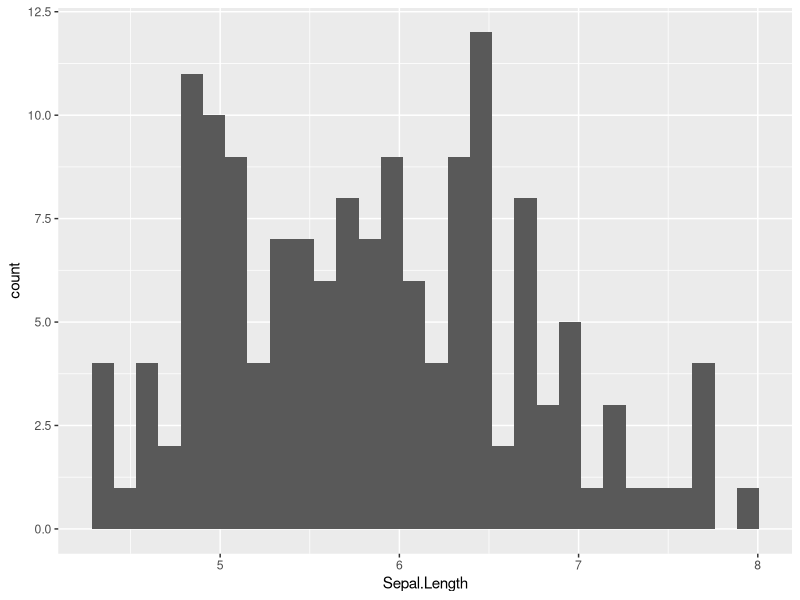
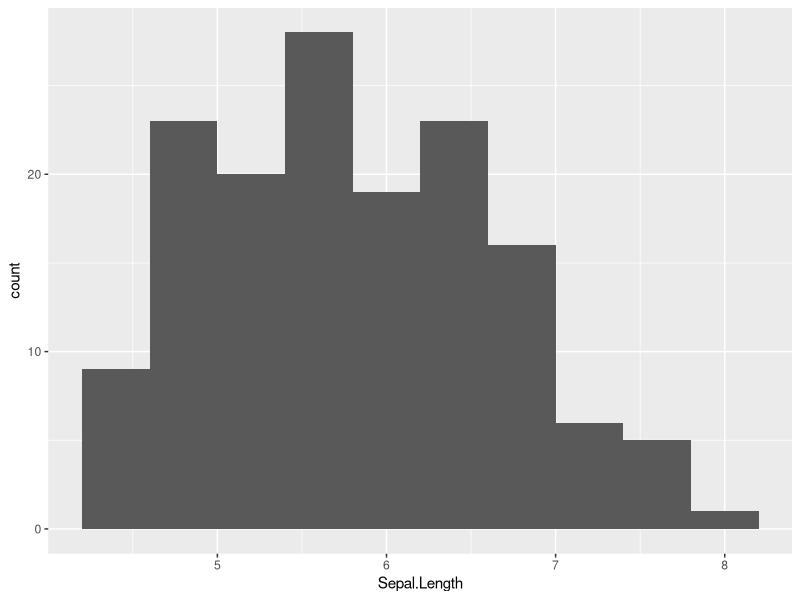
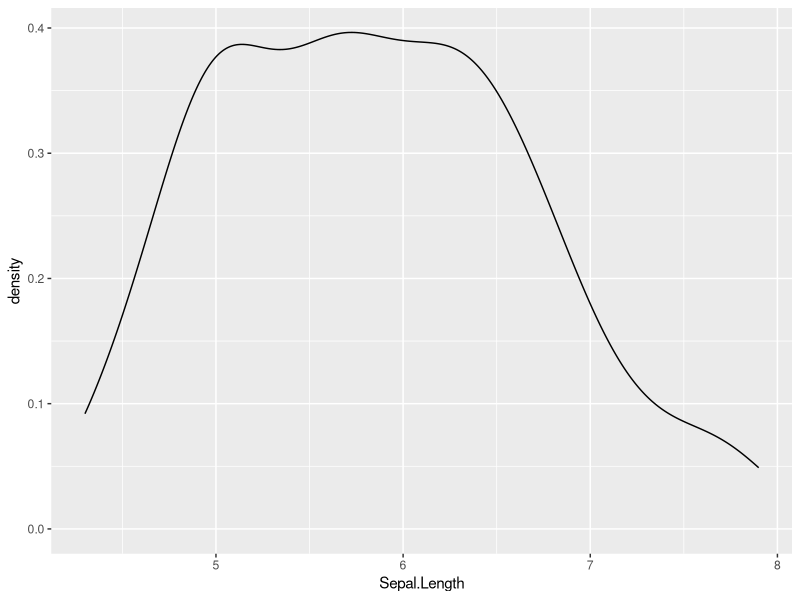
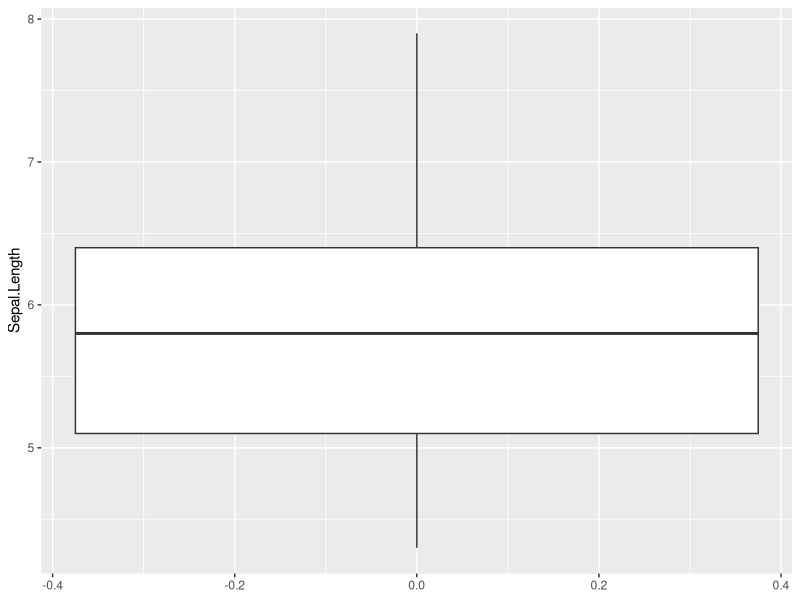
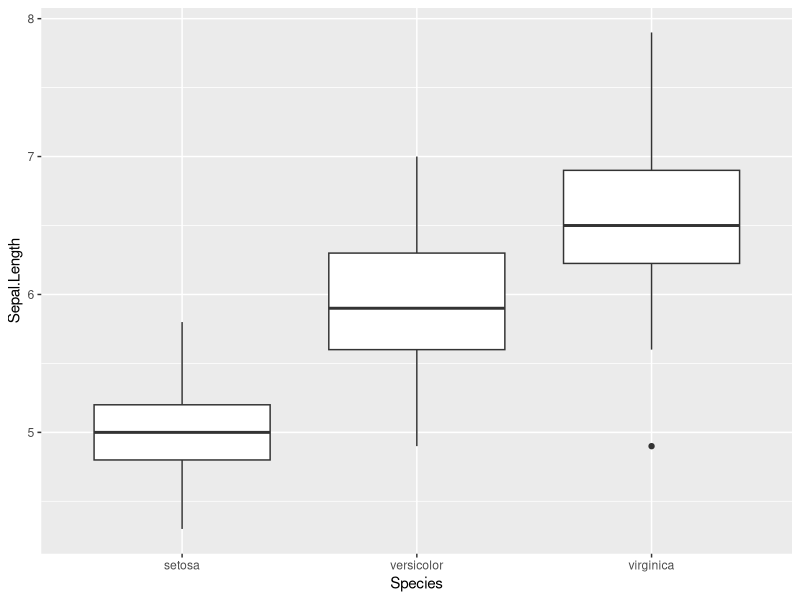
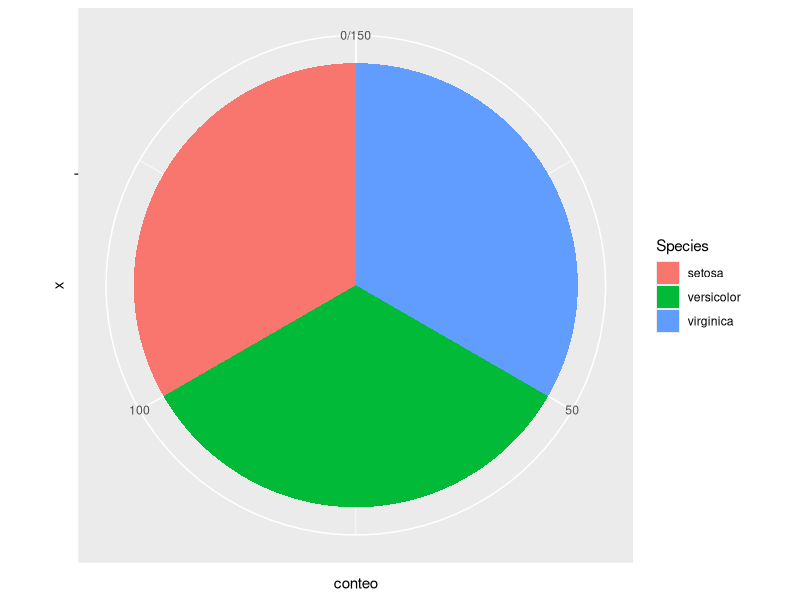
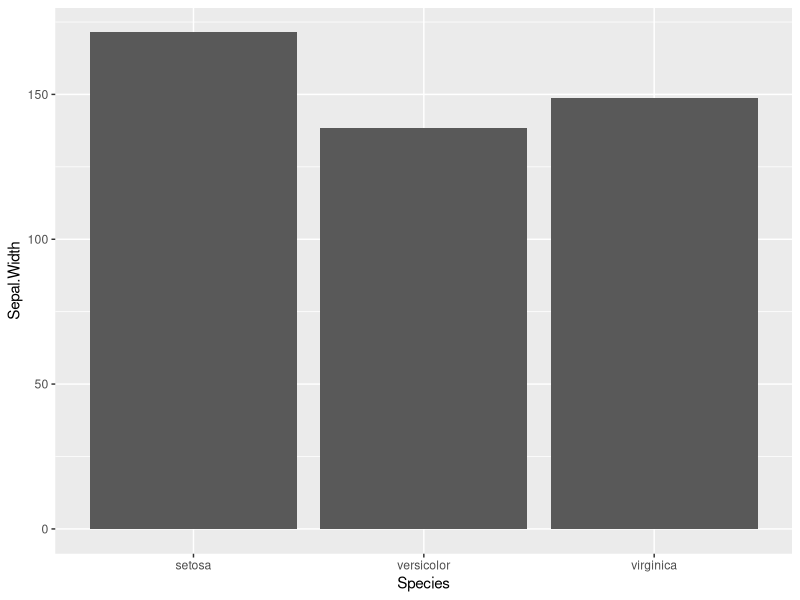
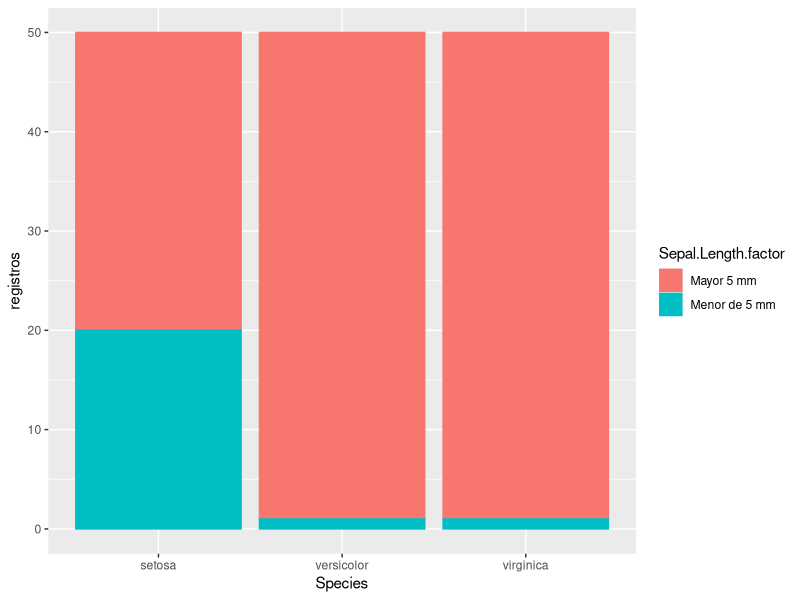

Write R code to recreate these figures, in order.
## ---- chunk 1
library(tidyverse)
data(iris)
## ---- chunk 2
ggplot(data = iris, aes(x=Sepal.Length)) + geom_histogram()
## ---- chunk 3
ggplot(data = iris, aes(x=Sepal.Length)) + geom_histogram(bins = 10)
## ---- chunk 4
ggplot(iris, aes(x=Sepal.Length)) + geom_density()
## ---- chunk 5
ggplot(iris,aes(y=Sepal.Length)) + geom_boxplot()
## ---- chunk 6
ggplot(iris,aes(x=Species, y=Sepal.Length)) + geom_boxplot()
## ---- chunk 7
resumen <- iris %>% group_by(Species) %>% summarise(conteo=n())

ggplot(resumen, aes(x='', y=conteo, fill=Species)) + geom_bar(stat="identity", width=1) +
  coord_polar("y", start=0)
## ---- chunk 8
ggplot(iris, aes(x=Species, y=Sepal.Width)) + geom_bar(stat="identity")
## ---- chunk 9
iris <- iris %>% mutate(Sepal.Length.factor = case_when(
  Sepal.Length>=5 ~ 'Mayor 5 mm',
  TRUE ~ 'Menor de 5 mm'))
## ---- chunk 10
resumen <- iris %>% group_by(Species, Sepal.Length.factor) %>% 
  summarise(registros = n())
ggplot(resumen, aes(x=Species, y=registros, fill=Sepal.Length.factor, color=Sepal.Length.factor)) + geom_bar(stat="identity")
## ---- chunk 11
ggplot(resumen, aes(x=Species, y=registros, fill=Sepal.Length.factor, color=Sepal.Length.factor)) + 
  geom_bar(stat="identity", position = "dodge")
## ---- chunk 12
resumen <- iris %>% group_by(Species) %>% summarise(media=mean(Sepal.Width))
ggplot(resumen, aes(x=Species, y=media, group=1)) + geom_line()
## ---- chunk 13
ggplot(iris, aes(x=Sepal.Length, y=Sepal.Width)) + geom_point()
